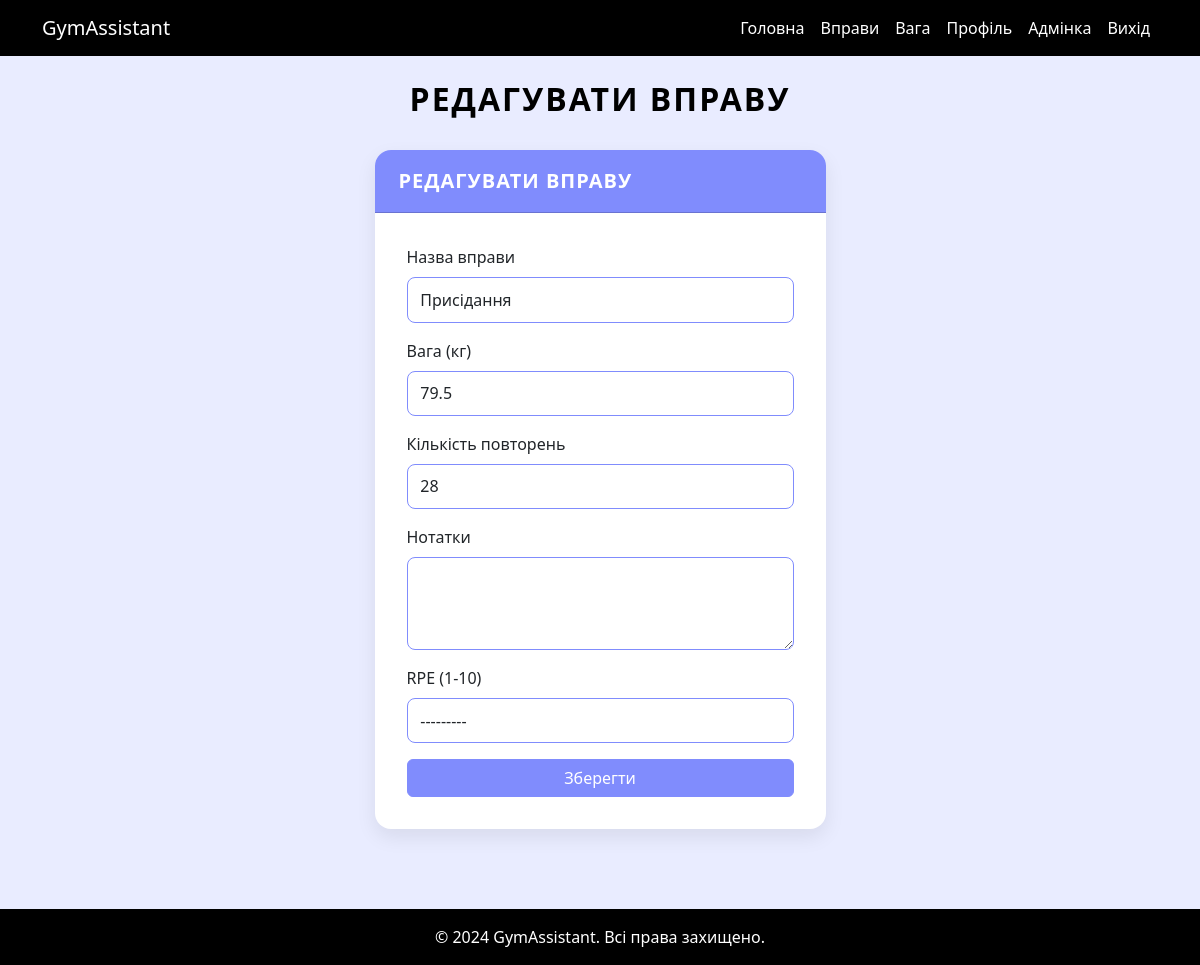
The page /exercise/edit/4/ (signed in) on the database its author committed.
### gym_app/models.py (models this page shows, shortened)
class Exercise(models.Model):
    user = models.ForeignKey(User, on_delete=models.CASCADE, related_name='exercises')
    name = models.CharField(max_length=100)
    weight = models.FloatField()
    reps = models.IntegerField()
    date = models.DateTimeField(auto_now_add=True)
    notes = models.TextField(blank=True, null=True, verbose_name='Нотатки')
    rpe = models.IntegerField(blank=True, null=True, verbose_name='RPE (1-10)',
                              choices=[(i, i) for i in range(1, 11)])

### gym_app/views.py (the view)
# urls.py: path('exercise/edit/<int:pk>/', views.edit_exercise, name='edit_exercise'),
@login_required
def edit_exercise(request, pk):
    exercise = get_object_or_404(Exercise, pk=pk, user=request.user)
    if request.method == 'POST':
        form = ExerciseUpdateForm(request.POST, instance=exercise)
        if form.is_valid():
            form.save()
            messages.success(request, 'Вправу оновлено!')
            return redirect('exercise')
    else:
        form = ExerciseUpdateForm(instance=exercise)
    return render(request, 'gym_app/edit_exercise.html', {'form': form})

### gym_app/forms.py
class ExerciseUpdateForm(forms.ModelForm):
    class Meta:
        model = Exercise
        fields = ['name', 'weight', 'reps', 'notes', 'rpe']
        widgets = {
            'name': forms.TextInput(attrs={'class': 'form-control'}),
            'weight': forms.NumberInput(attrs={'class': 'form-control', 'step': '0.1'}),
            'reps': forms.NumberInput(attrs={'class': 'form-control'}),
            'notes': forms.Textarea(attrs={'class': 'form-control', 'rows': 3}),
            'rpe': forms.Select(choices=[(i, i) for i in range(1, 11)],
                                attrs={'class': 'form-control'}),
        }

### gym_app/templates/gym_app/edit_exercise.html (shortened to what this page needs)
{% extends "gym_app/base.html" %}
{% block content %}
<h2 class="page-title">Редагувати вправу</h2>
<div class="row justify-content-center">
    <div class="col-lg-5 col-md-8">
        <div class="card">
            <div class="card-header">Редагувати вправу</div>
            <div class="card-body">
                <form method="post">
                    <div class="mb-3">
                        <label class="form-label">Назва вправи</label>
                        {{ form.name }}
                    </div>
                    <div class="mb-3">
                        <label class="form-label">Вага (кг)</label>
                        {{ form.weight }}
                    </div>
                    <div class="mb-3">
                        <label class="form-label">Кількість повторень</label>
                        {{ form.reps }}
                    </div>
                    <div class="mb-3">
                        <label class="form-label">Нотатки</label>
                        {{ form.notes }}
                    </div>
                    <div class="mb-3">
                        <label class="form-label">RPE (1-10)</label>
                        {{ form.rpe }}
                    </div>
                    <button type="submit" class="btn btn-primary w-100">Зберегти</button>
                </form>
            </div>
        </div>
    </div>
</div>
{% endblock %}

### static/style.css (style rules this page uses)
body { background-color: #E9ECFF; color: #000000; font-family: 'Segoe UI', Tahoma, Geneva, Verdana, sans-serif; }
.btn-primary { background-color: #808CFD; border-color: #808CFD; color: #FFFFFF; }
.card { background-color: #FFFFFF; border: none; border-radius: 16px; box-shadow: 0 8px 20px rgba(0,0,0,0.08); margin-bottom: 2rem; }
.card-header { background-color: #808CFD; color: #FFFFFF; font-weight: 700; font-size: 1.25rem; border-radius: 16px 16px 0 0 !important; padding: 1rem 1.5rem; text-transform: uppercase; letter-spacing: 1px; }
.card-body { padding: 2rem; }
.page-title { color: #000000; font-weight: 800; text-transform: uppercase; letter-spacing: 2px; margin-bottom: 2rem; text-align: center; }
.form-control { border: 1px solid #808CFD; border-radius: 8px; padding: 0.6rem 0.8rem; }

### rows shown on the page
Exercise: name "Присідання", weight "79.5", reps "28", rpe "---------"
